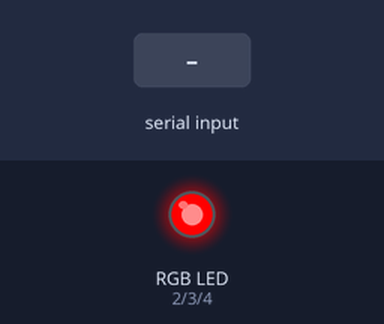
Bench run of a sketch on a simulated Arduino Uno, built with avr-gcc and run on an emulated ATmega328P. Shown: an RGB LED mixed from three pins (HIGH = lit). The test bench sets the inputs (shaded band). What the sketch prints to the serial monitor is not drawn.

Above: at 1.2 s.
1.3 s: "g" received over Serial
At 2.0 s:
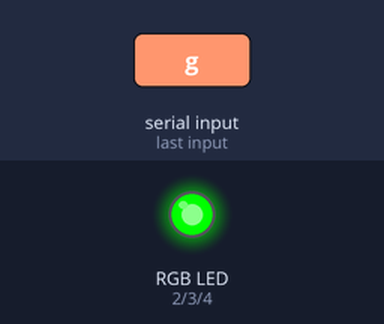
2.8 s: "b" received over Serial
At 5.5 s:
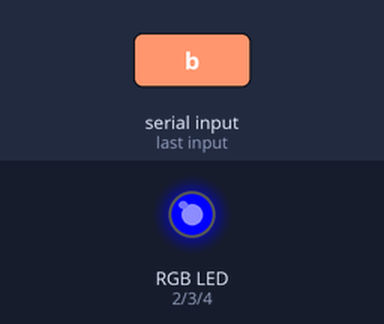
5.8 s: "y" received over Serial
At 7.8 s:
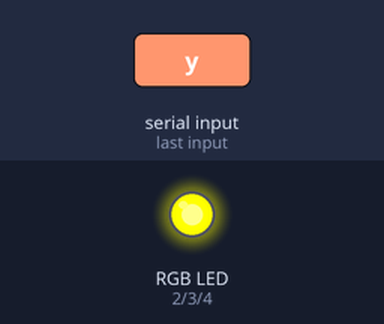
8.8 s: "r" received over Serial
At 14.5 s:
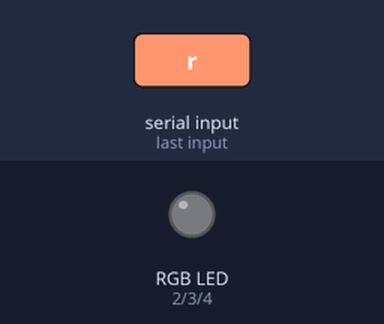
Timing chart, 0 to 14.8 s (numbered marks = the images above; inputs shaded):
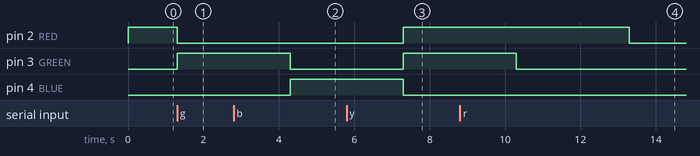

The sketch:

arena.ino
```cpp
void setup()
{
  // initialize digital pin LED_BUILTIN as an output.
  #define RED 2
  #define GREEN 3
  #define BLUE 4

  #define RED_BUTTON 6
  #define GREEN_BUTTON 7
  #define BLUE_BUTTON 8
  #define YELLOW_BUTTON 9

  #define COLOR_READ_TIME 3000 //3s
  #define BUTTON_READ_TIME 10 //*500ms

  pinMode(RED, OUTPUT);
  pinMode(GREEN, OUTPUT);
  pinMode(BLUE, OUTPUT);

  analogWrite(RED, 255);
  analogWrite(GREEN, 0);
  analogWrite(BLUE, 0);

  pinMode(RED_BUTTON, INPUT_PULLUP); // Botao 1
  pinMode(GREEN_BUTTON, INPUT_PULLUP); // Botao 2
  pinMode(BLUE_BUTTON, INPUT_PULLUP); // Botao 3
  pinMode(YELLOW_BUTTON, INPUT_PULLUP); // Botao 4

  Serial.begin(9600);

}

void RGB_color(int red_light_value, int green_light_value, int blue_light_value);
int Read_Buttons();

// the loop function runs over and over again forever
void loop()
{
  if(Serial.available())
  {
    char data_rcvd = Serial.read();   // read one byte from serial buffer and save to data_rcvd

    switch (data_rcvd)
    {
      case 'r':  // RED
        RGB_color(255,0,0);
        delay(COLOR_READ_TIME);
        RGB_color(0,0,0);
        Serial.write('k');
        break;
      case 'g':  // GREEN
        RGB_color(0,255,0);
        delay(COLOR_READ_TIME);
        RGB_color(0,0,0);
        Serial.write('k');
        break;
      case 'b':   // BLUE
        RGB_color(0,0,255);
        delay(COLOR_READ_TIME);
        RGB_color(0,0,0);
        Serial.write('k');
        break;
      case 'y':  // YELLOW
        RGB_color(255,255,0);
        delay(COLOR_READ_TIME);
        RGB_color(0,0,0);
        Serial.write('k');
        break;
      case 'p':  // Botoes
        char button = 0;
        int loop = 0;
        while (loop < BUTTON_READ_TIME)
        {
          button = Read_Buttons();
          if (button == 0)
          {
            loop++;
            delay(500);
          }
          else
            loop = BUTTON_READ_TIME+5;
        }
        if (loop == BUTTON_READ_TIME)
          button = 'n';
        Serial.write(button);
        break;
    }
  }                   // wait for a second
}

void RGB_color(int red_light_value, int green_light_value, int blue_light_value)
{
  analogWrite(RED, red_light_value);
  analogWrite(GREEN, green_light_value);
  analogWrite(BLUE, blue_light_value);
}

int Read_Buttons()
{
  if(digitalRead(RED_BUTTON) == 0)
    return 'r';
  else if(digitalRead(GREEN_BUTTON) == 0)
    return 'g';
  else if(digitalRead(BLUE_BUTTON) == 0)
    return 'b';
  else if(digitalRead(YELLOW_BUTTON) == 0)
    return 'y';
  else
    return 0;
} 
```

Measured:
- after the input at 1.3 s, pin 2 (RED): HIGH → LOW at once; pin 3 (GREEN): LOW → HIGH at once
- after the input at 2.8 s, pin 4 (BLUE): LOW → HIGH after 1.5 s
- after the input at 5.8 s, pin 2 (RED), pin 3 (GREEN): LOW → HIGH after 1.5 s
- after the input at 8.8 s, pin 2 (RED): HIGH → LOW after 4.5 s instead of 1.5 s
